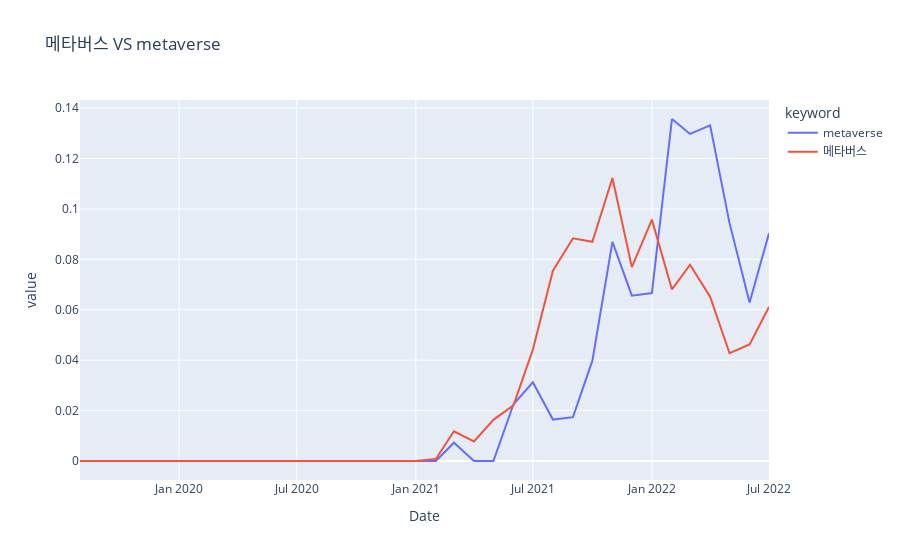

Here is the notebook cell this chart was saved with:
### Code cell
key_k = '메타버스'
key_e = 'metaverse'
keyCmp(key_k,key_e,df_ks.iloc[:,12:],df_es)
